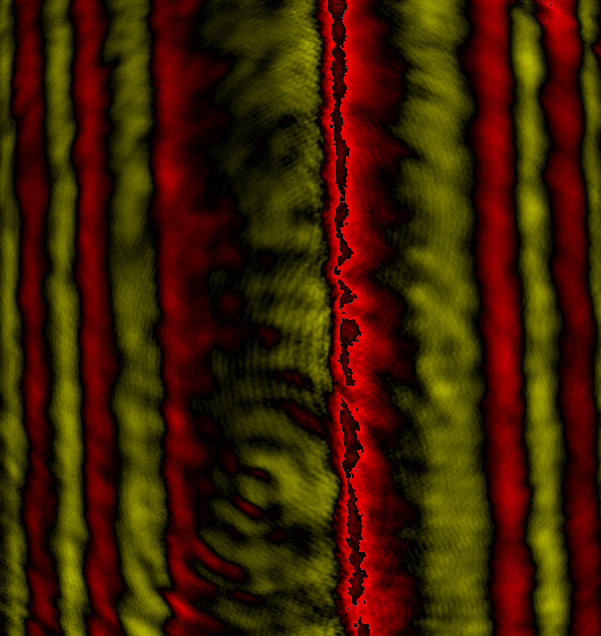
#> input picture src/test/phi.png, 601 x 636 px, found by its file name
$ python iterationtest.py
#> lines starting #> are read from the running program, lines starting #| are printed output that depends on the picture
import sys
import os
import cv2 as cv
import numpy as np
from plotly.subplots import make_subplots
import plotly.graph_objects as go

import pandas as pd


ddepth = cv.CV_16S
kernel_size = 3
window_name = "Laplace Demo"
imageName = os.path.join("D:", '2021_08_31__10_53\subtest\phi.png')
src = cv.imread(cv.samples.findFile(imageName), cv.IMREAD_COLOR) # Load an image
#> src is the input picture: shape (636, 601, 3); mean B, G, R 0, 30.7, 63
if src is None:
    print ('Error opening image')
    print ('Program Arguments: [image_name -- default lena.jpg]')

# src = cv.GaussianBlur(src, (3, 3), 0)
src_gray = cv.cvtColor(src, cv.COLOR_BGR2GRAY)
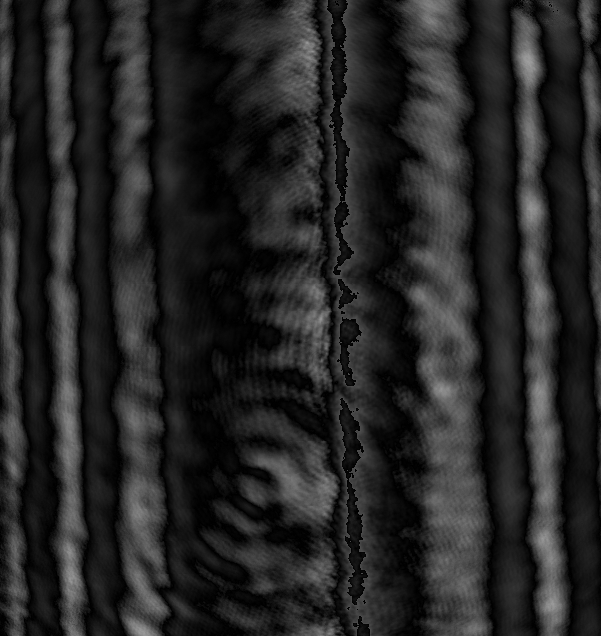
#> src_gray: shape (636, 601); min 0, max 159, mean 36.8

cv.namedWindow(window_name, cv.WINDOW_AUTOSIZE)
dst = cv.Laplacian(src_gray, ddepth, ksize=kernel_size)
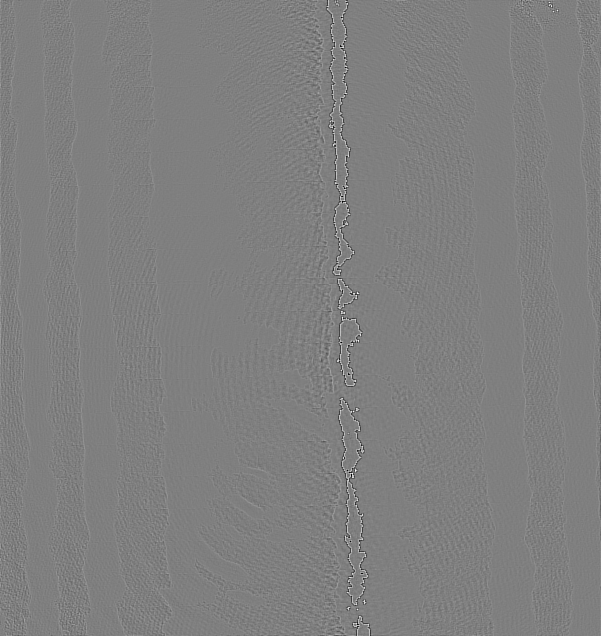
#> dst: shape (636, 601) int16; min -600, max 598, mean 0; drawn with min black and max white
abs_dst = cv.convertScaleAbs(dst)
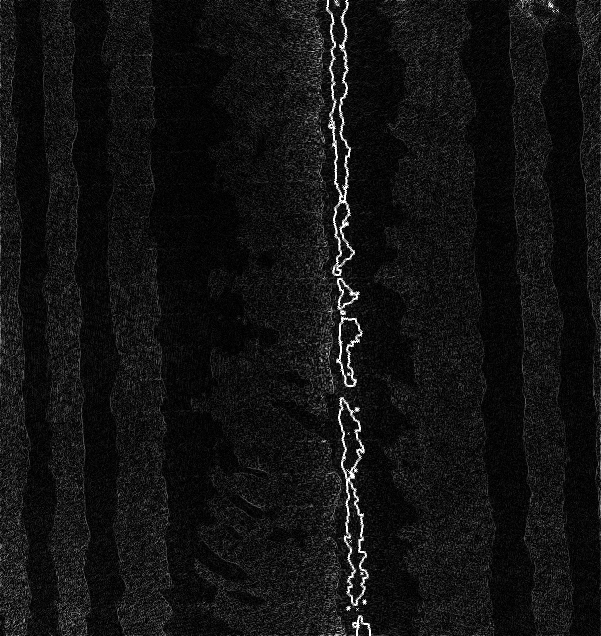
#> abs_dst: shape (636, 601); min 0, max 255, mean 18.2
cv.imshow(window_name, abs_dst)
cv.waitKey(0)
print(abs_dst)
#> (printed output is left out)
